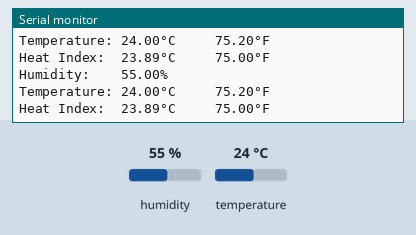
Simulated run of this sketch. Board: Arduino Uno, built with avr-gcc and run on an emulated ATmega328P. Shown: the last lines printed to the serial monitor. The test bench sets the inputs (shaded band); at power-on: humidity 55 %, temperature 24 °C.

Above: at 10.8 s.
10.9 s: humidity set to 22 %
At 16.5 s:
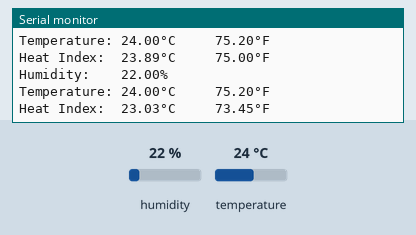
18.4 s: temperature set to 12 °C
At 21.2 s:
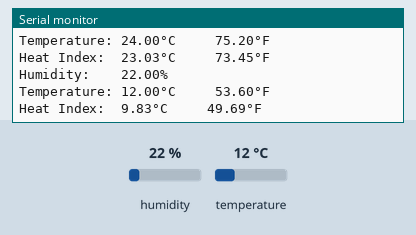
25.9 s: humidity set to 40 %
At 31.7 s:
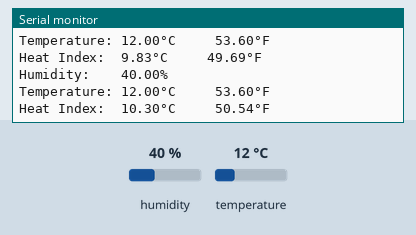
Timing chart, 0 to 33.2 s (numbered marks = the images above; inputs shaded):
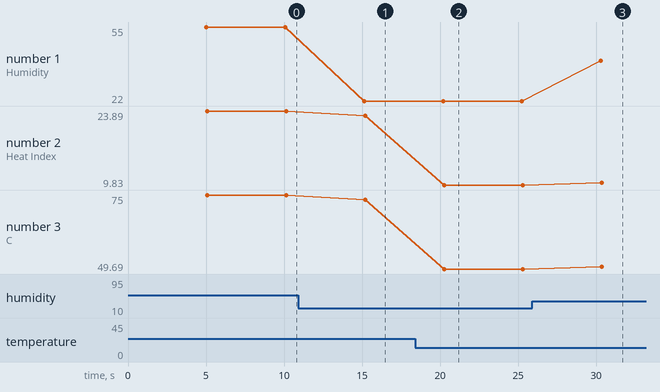

The sketch:

DHT11_Test.ino
```cpp
//include DHT library
#include "DHT.h"
#define DHTTYPE DHT11

const int DHTPIN = 2;

DHT sensor(DHTPIN, DHTTYPE);

void setup()
{
    Serial.begin(9600);
    sensor.begin();
}

void loop()
{
    delay(5000);

    float Humidity = sensor.readHumidity();
    float Celsius = sensor.readTemperature();
    float Fahrenheit = sensor.readTemperature(true);

    if (isnan(Humidity) || isnan(Celsius) || isnan(Fahrenheit))
    {
    	Serial.println("Error reading from the sensor!");
    	return;
    }

    float Heat_Index_Celsius = sensor.computeHeatIndex(Celsius, Humidity, false);
    float Heat_Index_Fahrenheit = sensor.computeHeatIndex(Fahrenheit, Humidity);

    Serial.print("Humidity:    ");
    Serial.print(Humidity);
    Serial.println("%");

    Serial.print("Temperature: ");
    Serial.print(Celsius);
    Serial.print("°C     ");
    Serial.print(Fahrenheit);
    Serial.println("°F");

    Serial.print("Heat Index:  ");
    Serial.print(Heat_Index_Celsius);
    Serial.print("°C     ");
    Serial.print(Heat_Index_Fahrenheit);
    Serial.println("°F");
    Serial.println();
    Serial.println();
}
```

Measured:
- after the input at 10.9 s, the serial monitor: prints a new line after 4.2 s (image 1)
- after the input at 18.4 s, the serial monitor: prints a new line after 1.8 s (image 2)
- after the input at 25.9 s, the serial monitor: prints a new line after 4.4 s (image 3)
- plotted number 1: 55 → 22 after the input at 10.9 s, 22 → 40 after the input at 25.9 s
- plotted number 2: 23.89 → 23.03 after the input at 10.9 s, 23.03 → 9.83 after the input at 18.4 s, 9.83 → 10.3 after the input at 25.9 s
- plotted number 3: 75 → 73.45 after the input at 10.9 s, 73.45 → 49.69 after the input at 18.4 s, 49.69 → 50.54 after the input at 25.9 s
